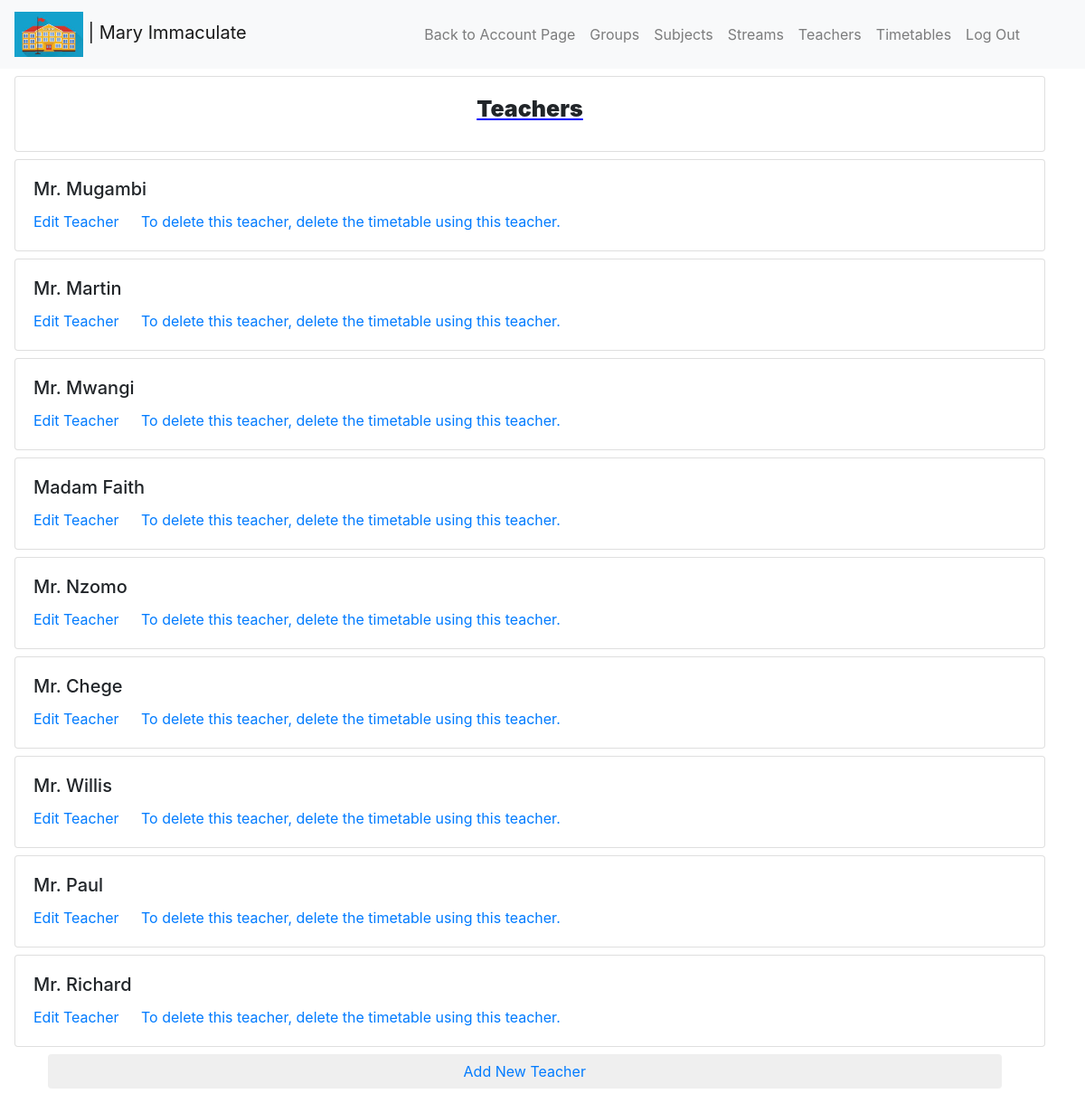
/school/S6gHC1W5/teacher/ (signed in), run on the app's committed database.
### school/models.py (models this page shows, shortened)
class School(models.Model):
    user = models.ForeignKey(settings.AUTH_USER_MODEL, on_delete=models.CASCADE, db_index=True)
    schoolname = models.CharField(max_length=200)
    randomid = models.CharField(max_length=60, unique=True)
    schoollogo = models.ImageField(upload_to='logo', validators=[validate_logo], default='logo.jpg')
    class Meta:
        verbose_name = ("School")
        verbose_name_plural = ("Schools")

class Teachers(models.Model):
    school = models.ForeignKey(School, on_delete=models.CASCADE)
    teachername = models.CharField(max_length=100)
    randomid = models.CharField(max_length=60, unique=True)
    class Meta:
        verbose_name = ("Teacher")
        verbose_name_plural = ("Teachers")
    def ifcandelete(self):
        from timetable.models import Timetablelessons
        check1 = Timetablelessons.objects.filter(teacher__id=self.id).count()
        if (check1 > 0):
            return False
        else:
            return True

### school/views.py (the view)
# urls.py: path('school/<randomid>/teacher/', views.teachersview, name="teacherview"),
@login_required
def teachersview(request, randomid):
    theschool = get_object_or_404(School, randomid=randomid)
    teachers = Teachers.objects.filter(school__randomid=randomid)
    return render(request, "frontend/school/teachersview.html", {"teachers":teachers, "theschool":theschool})

### frontend/templates/frontend/school/teachersview.html (shortened to what this page needs)
{% extends "base/school.html" %}
{% block schooldetails %}
<a class="navbar-brand" href="{% url 'schoolview' randomid=theschool.randomid %}"><img src="{{ theschool.schoollogo.url }}" alt="{{ theschool.schoolname }}" height="50px"> | {{ theschool.schoolname }}</a>
{% endblock %}
{% block navigation %}
<li class="nav-item">
  <a class="nav-link" href="{% url 'groupview' randomid=theschool.randomid %}">Groups</a>
</li>
<li class="nav-item">
  <a class="nav-link" href="{% url 'subjectview' randomid=theschool.randomid %}">Subjects</a>
</li>
<li class="nav-item">
  <a class="nav-link" href="{% url 'streamview' randomid=theschool.randomid %}">Streams</a>
</li>
<li class="nav-item">
  <a class="nav-link" href="{% url 'teacherview' randomid=theschool.randomid %}">Teachers</a>
</li>
<li class="nav-item">
  <a class="nav-link" href="{% url 'timetablesview' randomid=theschool.randomid %}">Timetables</a>
</li>
{% endblock %}
{% block content %}
{% if teachers|length > 0 %}
<div class="card mt-2 mx-3" style="width: 95%;">
    <div class="card-body">
      <h5 class="card-title my_card_title">Teachers</h5>
    </div>
  </div>
{% for teacher in teachers %}
<div class="card mt-2 mx-3" style="width: 95%;">
    <div class="card-body">
      <h5 class="card-title">{{ teacher.teachername }}</h5>
      <a href="{% url 'editteacher' randomid=theschool.randomid teacherrandomid=teacher.randomid %}" class="card-link">Edit Teacher</a>
      {% if teacher.ifcandelete is True %}<a href="{% url 'deleteteachers' randomid=theschool.randomid teacherrandomid=teacher.randomid %}" class="card-link">Delete teacher (This is not reversible)</a>
      {% else %}<a href="#" class="card-link disabled">To delete this teacher, delete the timetable using this teacher.</a>{% endif %}
    </div>
</div>
{% endfor %}
{% else %}
<div class="card mt-2 mx-3" style="width: 95%;">
  <div class="card-body">
    <h5 class="card-title">Sorry, you have no teachers currently.</h5>
  </div>
</div>
{% endif %}
<div class="container mb-3">
    <div class="row">
      <div class="col-md-12">
        <button class="btn mt-2 mx-2"  style="width: 95%;">
          <a href="{% url 'addteacher' randomid=theschool.randomid %}">Add New Teacher</a>
        </button>
      </div>
    </div>
{% endblock %}

### frontend/static/frontend/css/style.css (style rules this page uses)
body { margin: 0; }
.my_card_title { text-align: center; font-weight: 900; font-size: 25px; text-decoration-line: underline; text-decoration-color: blue; }

### data on the page
School: schoollogo (picture), schoolname "Mary Immaculate"
Teachers: teachername "Mr. Mugambi", shows "To delete this teacher, delete the timetable using this teacher."
Teachers: teachername "Mr. Martin", shows "To delete this teacher, delete the timetable using this teacher."
Teachers: teachername "Mr. Mwangi", shows "To delete this teacher, delete the timetable using this teacher."
Teachers: teachername "Madam Faith", shows "To delete this teacher, delete the timetable using this teacher."
Teachers: teachername "Mr. Nzomo", shows "To delete this teacher, delete the timetable using this teacher."
Teachers: teachername "Mr. Chege", shows "To delete this teacher, delete the timetable using this teacher."
Teachers: teachername "Mr. Willis", shows "To delete this teacher, delete the timetable using this teacher."
Teachers: teachername "Mr. Paul", shows "To delete this teacher, delete the timetable using this teacher."
Teachers: teachername "Mr. Richard", shows "To delete this teacher, delete the timetable using this teacher."
